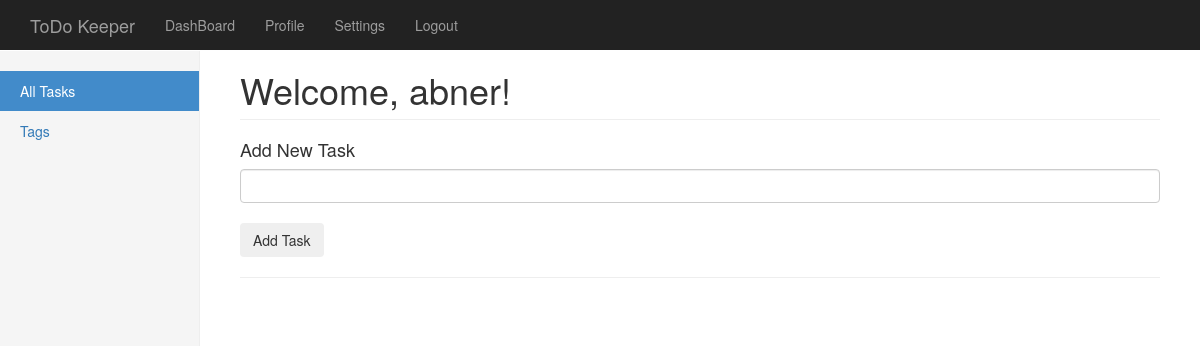
Page /dashboard (signed in) on the earlier database version.
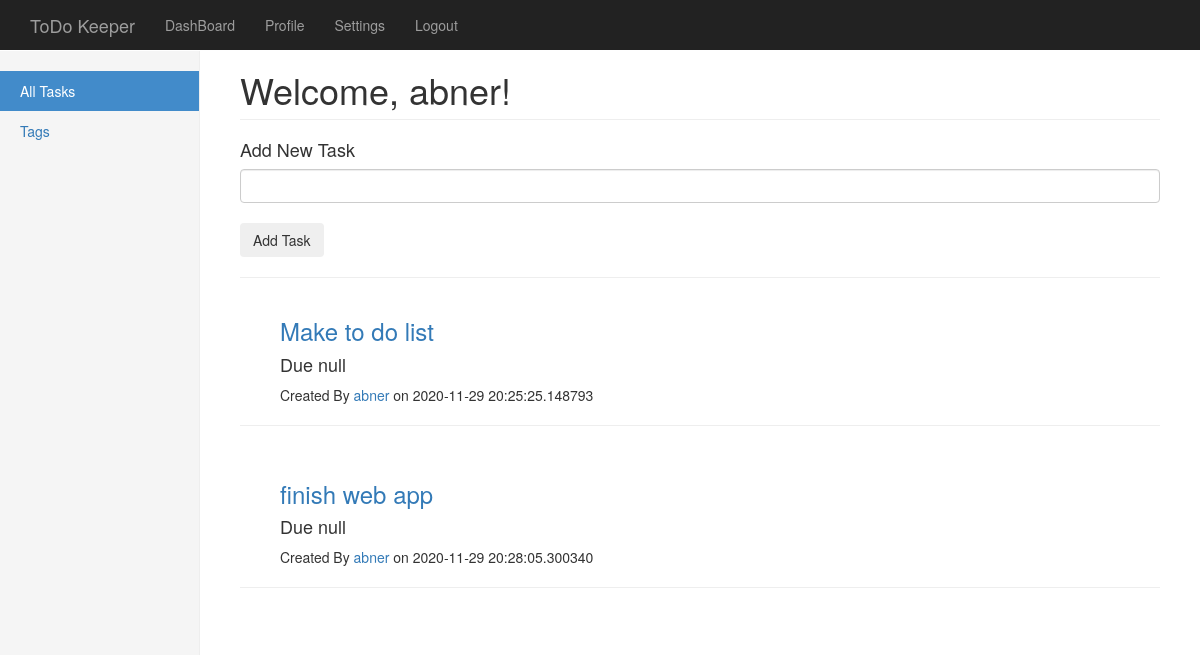
Same page on the later database version.
### app.py (models this page shows, shortened)
class User(UserMixin,db.Model): #Add UserMixin to DataBase Model
    id = db.Column(db.Integer, primary_key=True)
    username = db.Column(db.String(15), unique=True, nullable=False)
    email = db.Column(db.String(50), unique=True, nullable=False)
    password = db.Column(db.String(80),nullable=False)
    image_file = db.Column(db.String(20), nullable=False, default='default.jpg')
    tasks = db.relationship('Task',backref='creatorOfTask',lazy=True)

class Task(db.Model):
    id = db.Column(db.Integer, primary_key=True)
    text = db.Column(db.String(150),nullable=False)
    date_posted = db.Column(db.DateTime, nullable=False, default=datetime.utcnow)
    user_id = db.Column(db.Integer, db.ForeignKey('user.id'), nullable=False)

### app.py (the view, shortened to what this page needs)
@app.route('/dashboard', methods=['GET','POST'])
@login_required
def dashboard():
    form = TaskForm()
    userStatus = current_user.is_active
    return render_template('dashboard.html',userStatus=userStatus,tasks=current_user.tasks,name=current_user.username ,form=form)

### forms.py
class TaskForm(FlaskForm):
    text = StringField('Task', validators=[DataRequired(),InputRequired(), Length(max=150)])
    submit = SubmitField('Add Task')

### app.py (called while the page is built)
@login_manager.user_loader
def load_user(user_id):
        return User.query.get(int(user_id))

### templates/dashboard.html (shortened to what this page needs)
{% extends "index.html" %}
{% import "bootstrap/wtf.html" as wtf %}
{% block styles %}
{{super()}}
<link rel="stylesheet" href="{{url_for('.static', filename='dashboard.css')}}">
{% endblock %}
{% block content %}
    <div class="container-fluid">
      <div class="row">
        <div class="col-sm-3 col-md-2 sidebar">
          <ul class="nav nav-sidebar">
            <li class="active"><a href="/dashboard">All Tasks<span class="sr-only">(current)</span></a></li>
            <li><a href="/dashboard">Tags</a></li>
          </ul>
        </div>
        <div class="col-sm-9 col-sm-offset-3 col-md-10 col-md-offset-2 main">
          <h1 class="page-header">Welcome, {{ name }}!</h1>
          <form class="form-signin" method="POST" action="/dashboard">
            <h4 class="form-signin-heading">Add New Task</h4>
            {{form.text(class_="form-control")}}
            <br>
            <button class="btn btn-light" type="submit">Add Task</button>
          </form>
          <hr>
          {% for task in tasks %}
            <article class="media content-section ">
              <div class="media-body border">
                <ul>
                  <h3><a class="article-title" href="/dashboard/task?taskid={{task.id}}">{{ task.text }}</a>&#9;<h4> Due null</h4></h3>
                  <p>Created By <a href="/dashboard/profile">{{ task.creatorOfTask.username }}</a> on {{ task.date_posted }}</p>
                </ul>
                <hr>
              </div>
            </article>
          {% endfor %}
        </div>
      </div>
    </div>
{% endblock %}

### templates/index.html (shortened to what this page needs)
{% block doc -%}
<!DOCTYPE html>
<html{% block html_attribs %}{% endblock html_attribs %}>
{%- block html %}
  <head>
    {%- block head %}
      {%- block styles %}
      <link href="{{bootstrap_find_resource('css/bootstrap.css', cdn='bootstrap')}}" rel="stylesheet">
      {%- endblock styles %}
    {%- endblock head %}
  </head>
  <body{% block body_attribs %}{% endblock body_attribs %}>
    {% block body -%}
    {% block navbar %}
    <nav class="navbar navbar-inverse navbar-fixed-top">
      <div class="container">
        <div class="navbar-header">
          <a class="navbar-brand" href="#">ToDo Keeper</a>
        </div>
        <div id="navbar" class="collapse navbar-collapse">
          <ul class="nav navbar-nav">
            {% if userStatus %}
              <li><a href="{{ url_for('dashboard') }}">DashBoard</a></li>
              <li><a href="/dashboard/profile">Profile</a></li>
              <li><a href="/dashboard/settings">Settings</a></li>
              <li><a href="{{ url_for('logout') }}">Logout</a></li>
            {% else %}
              <li class="active"><a href="/dashboard">Home</a></li>
              <li><a href="{{ url_for('login') }}">Login</a></li>
              <li><a href="{{ url_for('signup') }}">Sign Up</a></li>
            {% endif %}
          </ul>
        </div>
      </div>
    </nav>
    {%- endblock navbar %}
    {% block content -%}
    {%- endblock content %}
    {%- endblock body %}
  </body>
{%- endblock html %}
</html>
{% endblock doc -%}

### static/dashboard.css (style rules this page uses)
body { padding-top: 50px; }
.navbar-fixed-top { border: 0; }
.sidebar { display: none; }
@media (min-width: 768px) { .sidebar { position: fixed; top: 51px; bottom: 0; left: 0; z-index: 1000; display: block; padding: 20px; overflow-x: hidden; overflow-y: auto; background-color: #f5f5f5; border-right: 1px solid #eee; } }
.nav-sidebar { margin-right: -21px; margin-bottom: 20px; margin-left: -20px; }
.nav-sidebar > li > a { padding-right: 20px; padding-left: 20px; }
.nav-sidebar > .active > a, .nav-sidebar > .active > a:hover, .nav-sidebar > .active > a:focus { color: #fff; background-color: #428bca; }
.main { padding: 20px; }
@media (min-width: 768px) { .main { padding-right: 40px; padding-left: 40px; } }
.main .page-header { margin-top: 0; }

Differences in the rows shown:
added Task: text "Make to do list", creatorOfTask.username "abner", date_posted "2020-11-29 20:25:25.148793"
added Task: text "finish web app", creatorOfTask.username "abner", date_posted "2020-11-29 20:28:05.300340"
